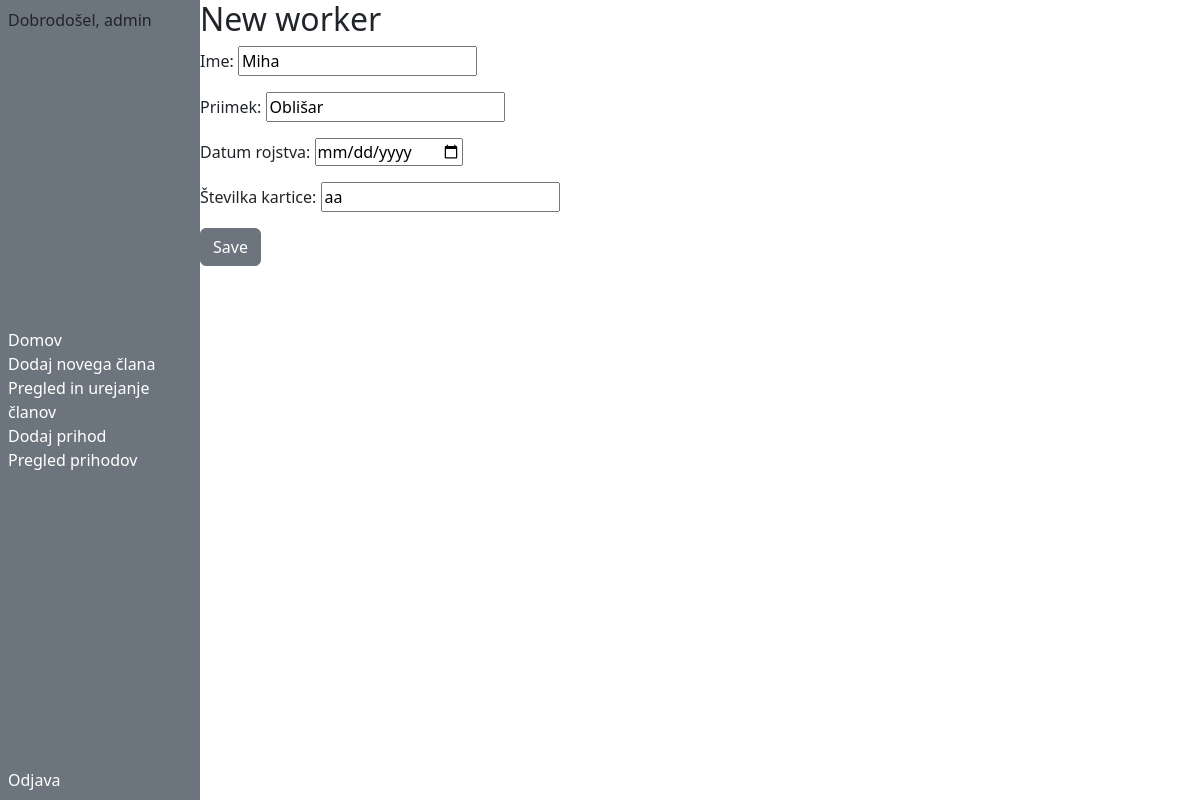
/worker/update/2 (signed in), run on an earlier commit of the app's database.
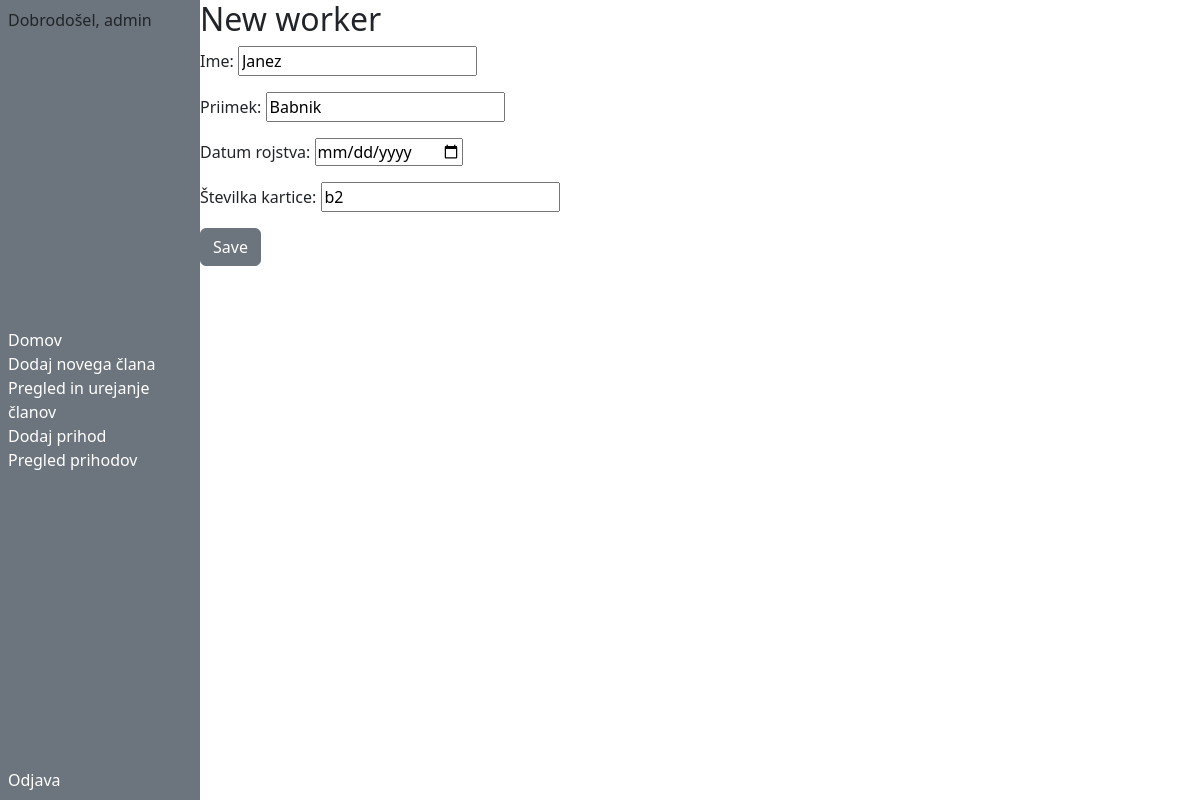
And on a later commit of the database.
### workevidence/models.py (models this page shows, shortened)
class Worker(models.Model):
    first_name = models.CharField(max_length=20)
    last_name = models.CharField(max_length=20)
    date_of_birth = models.DateField(blank=True, null=True)
    card_id = models.CharField(max_length=20,blank=True,null=True,unique=True)
    created_date = models.DateTimeField(default=timezone.now)

### workevidence/views.py (the view)
# urls.py: path('worker/update/<int:pk>', views.updateWorker, name='worker_update'),
def updateWorker(request, pk):
    worker = Worker.objects.get(id=pk)
    form = WorkerForm(instance=worker)
    if request.method == "POST":
        form = WorkerForm(request.POST, instance=worker)
        if form.is_valid():
            form.save()
            return redirect('workers')
    return render(request, 'worker_new.html', {'form' : form})

### workevidence/forms.py
class WorkerForm(forms.ModelForm):
    first_name = forms.CharField(label='Ime', max_length=100)
    last_name = forms.CharField(label='Priimek', max_length=100)
    card_id = forms.CharField(label='Številka kartice', max_length=100)
    date_of_birth = forms.DateField(label='Datum rojstva',widget=forms.DateInput(attrs={ 'type': 'date'}))
    class Meta:
        model = Worker
        fields = ('first_name', 'last_name','date_of_birth','card_id')
        widgets = {
            'date_of_birth': DatePicker()
        }

### workevidence/templates/worker_new.html
{% extends 'base.html' %} {% block content %}
<h2>New worker</h2>
<form method="POST" class="post-form">
  {% csrf_token %} {{ form.as_p }}
  <button type="submit" class="save btn btn-secondary">Save</button>
</form>
{% endblock %}

What changed in the data, as far as the page shows it:
changed Worker: first_name "Miha" → "Janez"; last_name "Oblišar" → "Babnik"; card_id "aa" → "b2"
